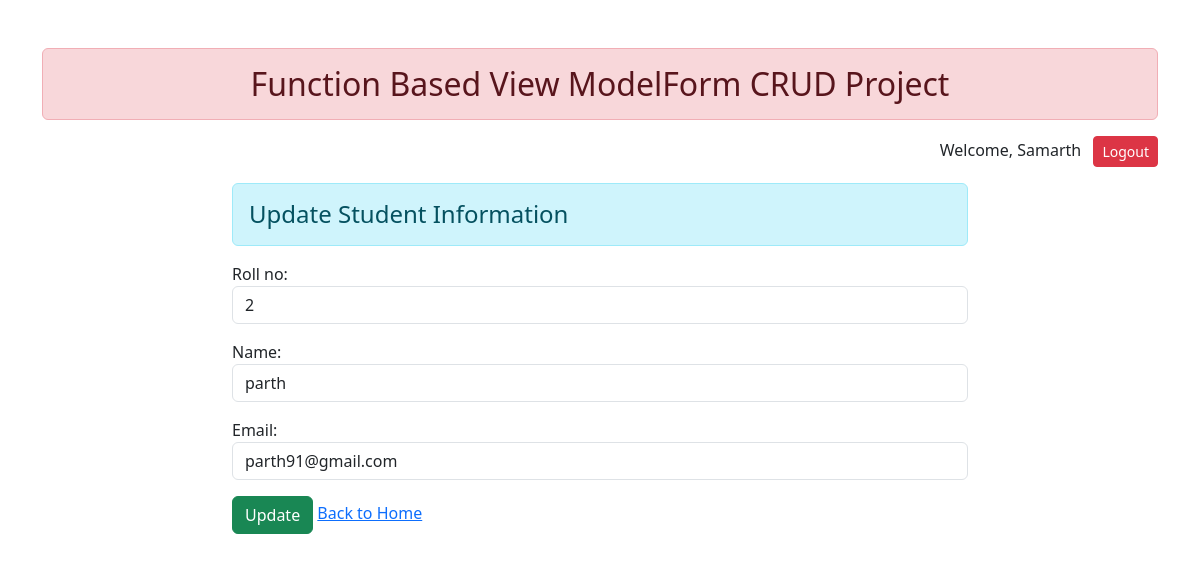
Page /update/4/ (signed in) on the committed database.
### enroll/models.py (models this page shows, shortened)
class Student(models.Model):
    roll_no = models.PositiveIntegerField(unique=True)
    name = models.CharField(max_length=70)
    email = models.EmailField(max_length=100)

### enroll/views.py (the view)
# urls.py: path('update/<int:id>/', views.update_data, name='updatedata'),
@login_required(login_url='login')
def update_data(request, id):
    if request.method == "POST":
        pi = Student.objects.get(pk=id)
        fm = StudentRegistration(request.POST, instance=pi)
        if fm.is_valid():
            fm.save()
    else:
        pi = Student.objects.get(pk=id)
        fm = StudentRegistration(instance=pi)
    return render(request, 'enroll/updatestudent.html', {'form':fm})

### enroll/forms.py
class StudentRegistration(forms.ModelForm):
    class Meta:
        model = Student
        fields = ['roll_no', 'name', 'email']
        widgets = {
            'roll_no': forms.NumberInput(attrs={'class': 'form-control'}),
            'name': forms.TextInput(attrs={'class': 'form-control'}),
            'email': forms.EmailInput(attrs={'class': 'form-control'}),
        }

### enroll/templates/enroll/updatestudent.html (shortened to what this page needs)
{% extends 'enroll/base.html' %}
{% block content %}
 <div class="row">
    <div class="col-sm-8 offset-2" >
        <h4 class="alert alert-info">Update Student Information</h4>
        <form action="" method="POST">
            {{form.as_p}}
            <input type="submit" class="btn btn-success" value="Update">
            <a href="{% url 'addandshow' %}">Back to Home</a>
        </form>
    </div>
 </div>
{% endblock content %}

### enroll/templates/enroll/base.html (shortened to what this page needs)
<!DOCTYPE html>
{% load static %}
<html lang="en">
<head>
    <link rel="stylesheet" href="{% static 'enroll/css/bootstrap.css' %}">
</head>
<body>
    <div class="container mt-5">
        <h2 class="text-center alert alert-danger">Function Based View ModelForm CRUD Project</h2>
    <div class="text-end mb-3">
        {% if user.is_authenticated %}
        <span class="me-2">Welcome, {{ user.username }}</span>
        <a href="{% url 'logout' %}" class="btn btn-danger btn-sm">Logout</a>
        {% else %}
        <a href="{% url 'login' %}" class="btn btn-success btn-sm">Login</a>
        <a href="{% url 'register' %}" class="btn btn-primary btn-sm">Register</a>
        {% endif %}
    </div>
        {% block content %}
        {% endblock content %}
    </div>
</body>
</html>

### rows in the picture
Student: roll_no "2", name "parth", email "parth91@gmail.com"

### other values in the picture
{{ user.username }} "Samarth"
